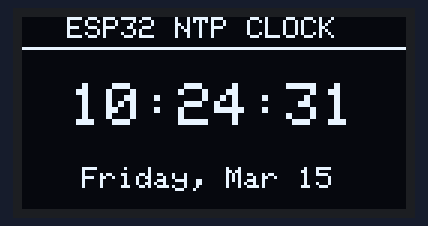
A sketch run on a simulated ESP32. Shown: 128×64 one-colour display. WiFi joins after 1.5 s; servers stay silent unless stated; the local clock reads 2024-03-15 10:24:30 at power-on unless the sketch sets it; what the sketch prints to the serial monitor is not drawn.

Above: at 1.7 s.
At 5.8 s:
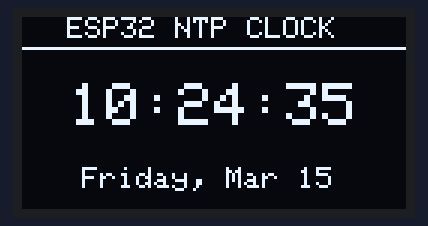
At 10.9 s:
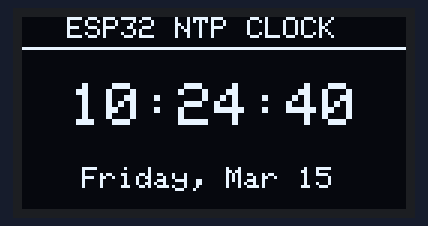
At 20.1 s:
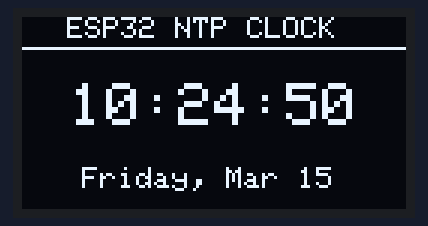
At 29.4 s:
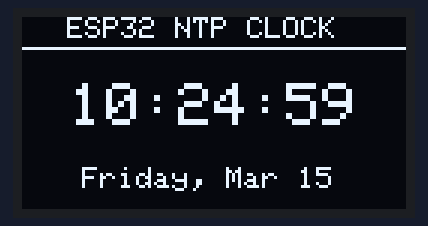
At 38.6 s:
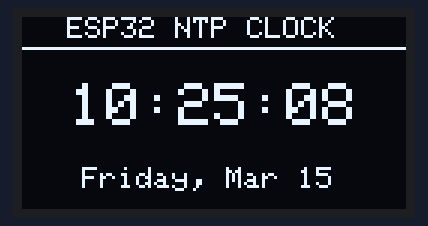

Measured:
- what the display in image 0 shows lasts 1.0 s, from 1.6 s to 2.6 s

The sketch:

Clock_esp32.ino
```cpp
#include <Wire.h>
#include <Adafruit_GFX.h>
#include <Adafruit_SSD1306.h>
#include <WiFi.h>
#include "time.h"

// OLED configuration
#define SCREEN_WIDTH 128
#define SCREEN_HEIGHT 64
#define OLED_RESET     -1
Adafruit_SSD1306 display(SCREEN_WIDTH, SCREEN_HEIGHT, &Wire, OLED_RESET);

// Wi-Fi Credentials
const char* ssid     = "YOUR_WIFI_NAME";
const char* password = "YOUR_WIFI_PASSWORD";

// NTP Server and Time Zone Configuration
const char* ntpServer = "pool.ntp.org";

// Adjust these two values for your local time zone:
// Formula: (GMT Offset in hours) * 3600
// Examples: EST (New York) = -5 * 3600 = -18000 | GMT (London) = 0 | CET (Paris) = 1 * 3600 = 3600
const long  gmtOffset_sec = 21600;
const int   daylightOffset_sec = 0; // 3600 if Daylight Saving Time is active, otherwise 0

void setup() {
  Serial.begin(115200);

  // Initialize OLED
  if(!display.begin(SSD1306_SWITCHCAPVCC, 0x3C)) {
    Serial.println(F("SSD1306 allocation failed"));
    for(;;);
  }

  display.clearDisplay();
  display.setTextSize(1);
  display.setTextColor(SSD1306_WHITE);
  display.setCursor(0,0);
  display.println("Connecting to Wi-Fi...");
  display.display();

  // Connect to Wi-Fi
  WiFi.begin(ssid, password);
  while (WiFi.status() != WL_CONNECTED) {
    delay(500);
    Serial.print(".");
  }
  Serial.println("\nConnected!");

  // Initialize and fetch time from NTP server
  configTime(gmtOffset_sec, daylightOffset_sec, ntpServer);

  display.clearDisplay();
  display.println("Syncing Time...");
  display.display();
}

void loop() {
  struct tm timeinfo;
  if(!getLocalTime(&timeinfo)){
    Serial.println("Failed to obtain time");
    return;
  }

  // Buffers to hold formatted time and date strings
  char timeString[9];  // hh:mm:ss
  char dateString[20]; // Day, Month DD YYYY

  // Format specifiers: %H=24hr (%I=12hr), %M=Minute, %S=Second, %A=Day, %B=Month, %d=Day num, %Y=Year
  strftime(timeString, sizeof(timeString), "%I:%M:%S %p", &timeinfo);
  strftime(dateString, sizeof(dateString), "%A, %b %d", &timeinfo);

  // Update the OLED Display
  display.clearDisplay();

  // Draw top banner
  display.setTextSize(1);
  display.setCursor(15, 0);
  display.println("ESP32 NTP CLOCK");
  display.drawLine(0, 10, 128, 10, SSD1306_WHITE);

  // Print Time (Large text)
  display.setTextSize(2);
  display.setCursor(16, 22);
  display.println(timeString);

  // Print Date (Small text)
  display.setTextSize(1);
  display.setCursor(20, 50);
  display.println(dateString);

  display.display();

  delay(1000); // Update every second
}
```
